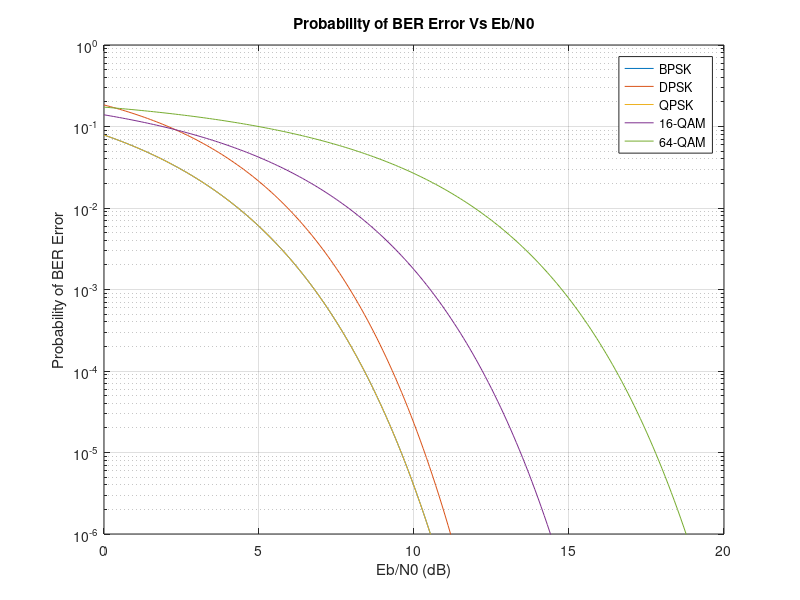

This chart was generated by the following MATLAB code:
clear all; clc; close all;
SNRdB=0:0.1:20;
snr=10.^(SNRdB/10); 
% BPSK
BPSK = 0.5*erfc(sqrt(snr));
semilogy(SNRdB,BPSK);
hold on;
% DPSK
DPSK = 0.5*exp(-snr);
semilogy(SNRdB,DPSK);
hold on;
% QPSK
QPSK = 0.5*erfc(sqrt(snr));
semilogy(SNRdB,QPSK);
hold on;
% 16-QAM
k=4;
M=16;
x=sqrt(3*k*snr/(M-1));
QAM16 =(4/k)*(1-1/sqrt(M))*(1/2)*erfc(x/sqrt(2));
semilogy(SNRdB, QAM16);
hold on;
% 64QAM
k=6;
M=64;
x=sqrt(3*k*snr/(M-1));
QAM64 =(4/k)*(1-1/sqrt(M))*(1/2)*erfc(x/sqrt(2));
semilogy(SNRdB, QAM64);

%%%
ylim([10^-6 1]);
legend('BPSK','DPSK','QPSK','16-QAM','64-QAM');
ylabel('Probability of BER Error');
xlabel('Eb/N0 (dB)');
title('Probability of BER Error Vs Eb/N0');
grid on;